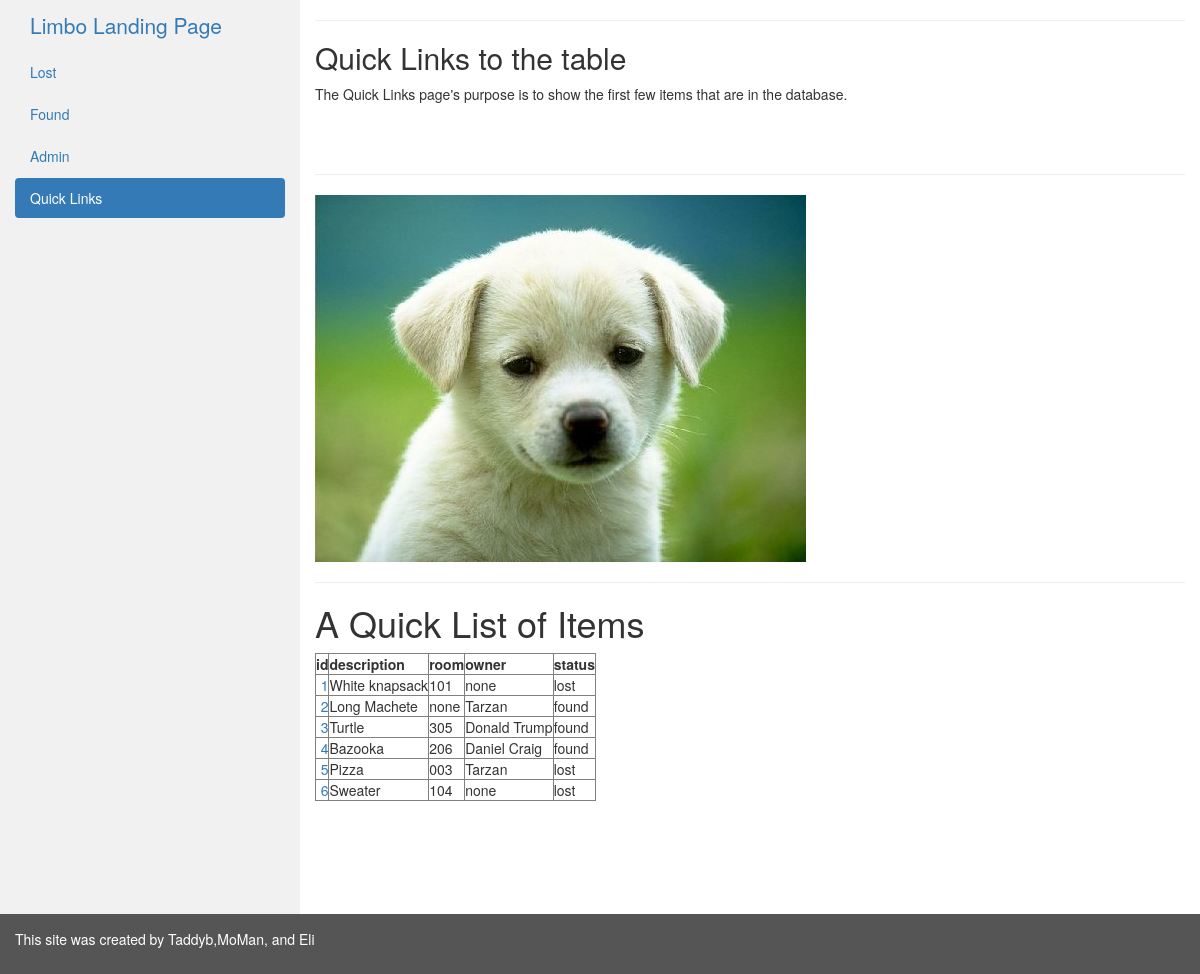
/quicklinks.php, run on the app's committed database.
### tables this page shows
create table if not exists stuff (
  id int not null auto_increment primary key,
  location_id int not null,
  description text not null,
  create_date datetime not null,
  update_date datetime not null,
  room text,
  owner text,
  finder text,
  status set("found", "lost", "claimed")
);

### quicklinks.php (the view, shortened to what this page needs)
<!DOCTYPE html>
<html lang="en">
<head>
  <link rel="stylesheet" href="https://maxcdn.bootstrapcdn.com/bootstrap/3.3.7/css/bootstrap.min.css">
</head>
<body>
  <div class="container-fluid">
    <div class="row content">
      <div class="col-sm-3 sidenav">
        <ul class="nav nav-pills nav-stacked">
          <li style="font-size:150%"><a href="index.php">Limbo Landing Page</a></li>
          <li><a href="lost.php">Lost</a></li>
          <li><a href="found.php">Found</a></li>
          <li><a href="admin.php">Admin</a></li>
          <li class="active"><a href="quicklinks.php">Quick Links</a></li>
        </ul><br>
      </div>
      <div class="col-sm-9">
        <hr>
        <h2>Quick Links to the table </h2>
        <p>The Quick Links page's purpose is to show the first few items that are in the database.</p>
        <br><br>
        <hr>
        <img src="puppy.jpg">
        <hr>
        <?php
          require( 'includes/connect_db.php' ) ;
  	      $query = 'SELECT id, description, room, owner, status FROM stuff';
        	$results = mysqli_query( $dbc , $query ) ;
          if( $results ) {
            echo '<H1>A Quick List of Items</H1>' ;
            echo '<TABLE border="1">';
            echo '<TR>';
            echo '<TH>id</TH>';
            echo '<TH>description</TH>';
            echo '<TH>room</TH>';
            echo '<TH>owner</TH>';
            echo '<TH>status</TH>';
            echo '</TR>';
            while ( $row = mysqli_fetch_array( $results , MYSQLI_ASSOC ) ) {
              $alink = '<A HREF=quicklinks2.php?id=' . $row['id'] . '>' . $row['id'] . '</A>' ;
              echo '<TR border: 1px solid black;>' ;
              echo '<TD ALIGN=right>' . $alink . '</TD>' ;
              echo '<TD>' . $row['description'] . '</TD>' ;
              echo '<TD>' . $row['room'] . '</TD>' ;
              echo '<TD>' . $row['owner'] . '</TD>' ;
              echo '<TD>' . $row['status'] . '</TD>' ;
              echo '</TR>' ;
            }
            echo '</TABLE>';
          } else {
            echo '<p>' . mysqli_error( $dbc ) . '</p>' ;
          }
        ?>
      </div>
    </div>
  </div>
  <footer class="container-fluid">
    <p>This site was created by Taddyb,MoMan, and Eli</p>
  </footer>
</body>
</html>

### quicklinks.php (style rules this page uses)
.row.content { height: 914px }
.sidenav { background-color: #f1f1f1; height: 100%; }
footer { background-color: #555; color: white; padding: 15px; }

### data on the page
stuff: id "1", description "White knapsack", room "101", owner "none", status "lost"
stuff: id "2", description "Long Machete", room "none", owner "Tarzan", status "found"
stuff: id "3", description "Turtle", room "305", owner "Donald Trump", status "found"
stuff: id "4", description "Bazooka", room "206", owner "Daniel Craig", status "found"
stuff: id "5", description "Pizza", room "003", owner "Tarzan", status "lost"
stuff: id "6", description "Sweater", room "104", owner "none", status "lost"
